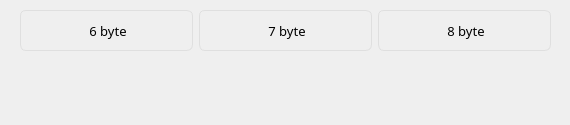
      <widget class="QWidget" name="scrollAreaWidgetContents_3">
       <property name="geometry">
        <rect>
         <x>0</x>
         <y>0</y>
         <width>570</width>
         <height>125</height>
        </rect>
       </property>
       <widget class="QWidget" name="gridLayoutWidget_2">
        <property name="geometry">
         <rect>
          <x>20</x>
          <y>10</y>
          <width>531</width>
          <height>41</height>
         </rect>
        </property>
        <layout class="QGridLayout" name="gridLayout_2">
         <item row="0" column="0">
          <widget class="QLabel" name="label_18">
           <property name="font">
            <font>
             <family>AppleSDGothicNeoM00</family>
             <pointsize>10</pointsize>
             <weight>50</weight>
             <bold>false</bold>
            </font>
           </property>
           <property name="styleSheet">
            <string notr="true">border: 1px solid rgb(223, 223, 223);
border-radius: 6px;
padding-left: 3px;</string>
           </property>
           <property name="text">
            <string>6 byte</string>
           </property>
           <property name="alignment">
            <set>Qt::AlignCenter</set>
           </property>
          </widget>
         </item>
         <item row="0" column="2">
          <widget class="QLabel" name="label_19">
           <property name="font">
            <font>
             <family>AppleSDGothicNeoM00</family>
             <pointsize>10</pointsize>
             <weight>50</weight>
             <bold>false</bold>
            </font>
           </property>
           <property name="styleSheet">
            <string notr="true">border: 1px solid rgb(223, 223, 223);
border-radius: 6px;
padding-left: 3px;</string>
           </property>
           <property name="text">
            <string>8 byte</string>
           </property>
           <property name="alignment">
            <set>Qt::AlignCenter</set>
           </property>
          </widget>
         </item>
         <item row="0" column="1">
          <widget class="QLabel" name="label_20">
           <property name="font">
            <font>
             <family>AppleSDGothicNeoM00</family>
             <pointsize>10</pointsize>
             <weight>50</weight>
             <bold>false</bold>
            </font>
           </property>
           <property name="styleSheet">
            <string notr="true">border: 1px solid rgb(223, 223, 223);
border-radius: 6px;
padding-left: 3px;</string>
           </property>
           <property name="text">
            <string>7 byte</string>
           </property>
           <property name="alignment">
            <set>Qt::AlignCenter</set>
           </property>
          </widget>
         </item>
        </layout>
       </widget>
       <widget class="QLabel" name="label_71">
        <property name="geometry">
         <rect>
          <x>950</x>
          <y>90</y>
          <width>90</width>
          <height>35</height>
         </rect>
        </property>
        <property name="text">
         <string/>
        </property>
       </widget>
       <widget class="QLabel" name="label_68">
        <property name="geometry">
         <rect>
          <x>380</x>
          <y>60</y>
          <width>172</width>
          <height>51</height>
         </rect>
        </property>
        <property name="text">
         <string/>
        </property>
        <property name="alignment">
         <set>Qt::AlignCenter</set>
        </property>
       </widget>
       <widget class="QLabel" name="label_69">
        <property name="geometry">
         <rect>
          <x>202</x>
          <y>60</y>
          <width>171</width>
          <height>51</height>
         </rect>
        </property>
        <property name="text">
         <string/>
        </property>
        <property name="alignment">
         <set>Qt::AlignCenter</set>
        </property>
       </widget>
       <widget class="QLabel" name="label_70">
        <property name="geometry">
         <rect>
          <x>23</x>
          <y>60</y>
          <width>172</width>
          <height>51</height>
         </rect>
        </property>
        <property name="acceptDrops">
         <bool>false</bool>
        </property>
        <property name="autoFillBackground">
         <bool>false</bool>
        </property>
        <property name="text">
         <string/>
        </property>
        <property name="alignment">
         <set>Qt::AlignCenter</set>
        </property>
       </widget>
      </widget>
